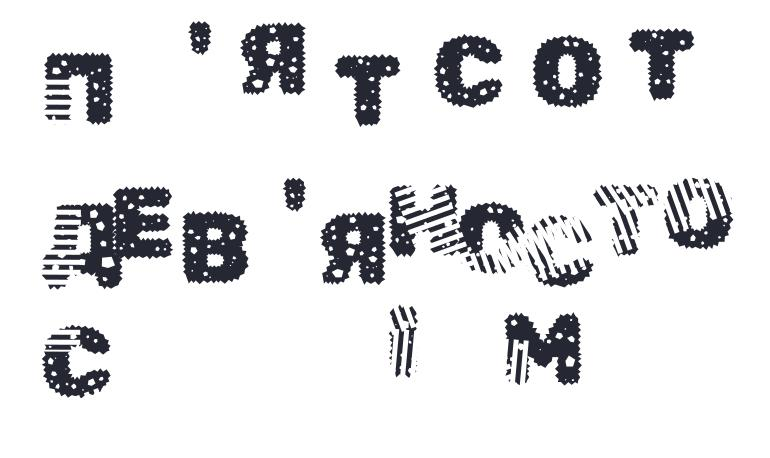
#> input picture data/sample_img.jpeg, 770 x 458 px
$ jupyter execute --allow-errors ukrainian_ocr.ipynb
#> lines starting #> are read from the running program, lines starting #| are printed output that depends on the picture
### src/image_preprocessing.py
import copy

import cv2
import numpy as np


def process_image(image):
    functions_to_apply = [get_grayscale, opening, erode]
    processed_image = copy.deepcopy(image)

    for processing_func in functions_to_apply:
        processed_image = processing_func(processed_image)

    return processed_image

# get grayscale image
def get_grayscale(image):
    return cv2.cvtColor(image, cv2.COLOR_BGR2GRAY)

# noise removal
def remove_noise(image):
    return cv2.medianBlur(image,5)

#thresholding
def thresholding(image):
    return cv2.threshold(image, 0, 255, cv2.THRESH_BINARY + cv2.THRESH_OTSU)[1]

#dilation
def dilate(image):
    kernel = np.ones((5,5),np.uint8)
    return cv2.dilate(image, kernel, iterations = 1)

#erosion
def erode(image):
    kernel = np.ones((5,5),np.uint8)
    return cv2.erode(image, kernel, iterations = 1)

#opening - erosion followed by dilation
def opening(image):
    kernel = np.ones((5,5),np.uint8)
    return cv2.morphologyEx(image, cv2.MORPH_OPEN, kernel)

#canny edge detection
def canny(image):
    return cv2.Canny(image, 100, 200)

#skew correction
# [12 lines left out: function deskew, not called in this run]

#template matching
def match_template(image, template):
    return cv2.matchTemplate(image, template, cv2.TM_CCOEFF_NORMED)

### ukrainian_ocr.ipynb
[cell 1]
import cv2
import pytesseract
import copy
from num2words import num2words

from src.image_preprocessing import process_image
from src.text_processing import process_text
from Levenshtein import ratio as levenshtein_ratio

[cell 2]
image = cv2.imread('data/sample_img.jpeg')
#> image is the input picture: shape (458, 770, 3); mean B, G, R 228, 226.6, 226.5

[cell 3]
custom_config = r'--oem 3 --psm 6 -l ukr'

processed_image = process_image(image)
#> the loop in process_image, `for processing_func in functions_to_apply:` made 3 passes
#> pass 2, in process_image, `processed_image = processing_func(processed_image)`:
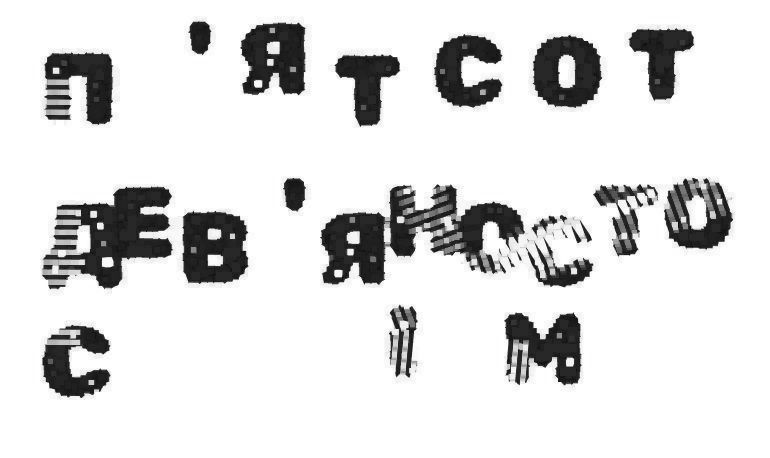
#> processed_image: shape (458, 770); min 2, max 255, mean 221.4
#> pass 3, in process_image, `processed_image = processing_func(processed_image)`:
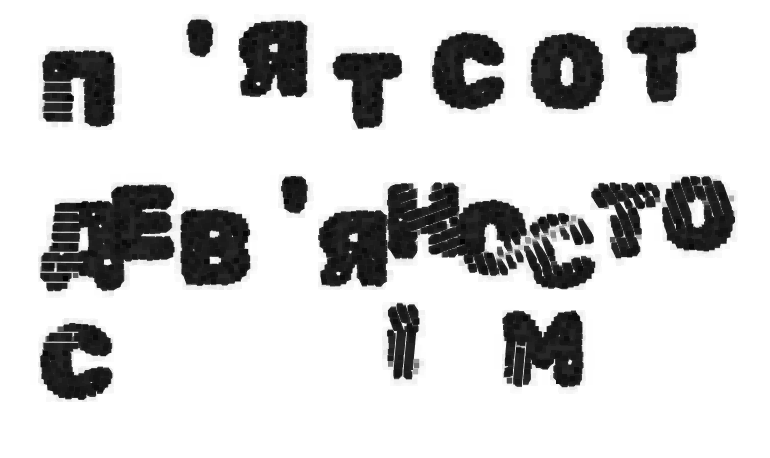
#> processed_image: shape (458, 770); min 2, max 255, mean 208.2

$ run again, with data/863_442_537_534_316_371_940_223.png saved as data/sample_img.jpeg
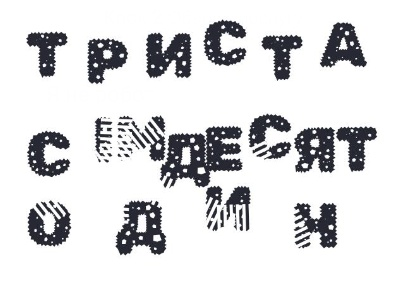
#> input picture data/863_442_537_534_316_371_940_223.png, 405 x 295 px
#> image is the input picture: shape (295, 405, 3); mean B, G, R 220.7, 219.1, 218.9
#> the loop in process_image, `for processing_func in functions_to_apply:` made 3 passes
#> pass 2, in process_image, `processed_image = processing_func(processed_image)`:
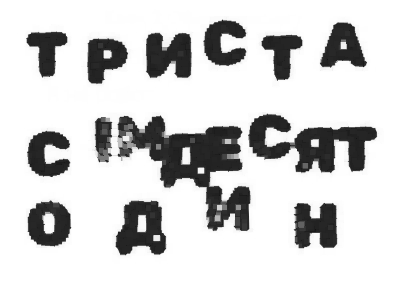
#> processed_image: shape (295, 405); min 17, max 255, mean 211
#> pass 3, in process_image, `processed_image = processing_func(processed_image)`:
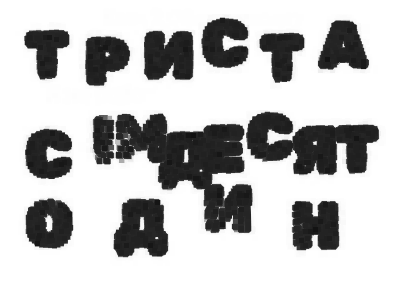
#> processed_image: shape (295, 405); min 17, max 255, mean 194.8
